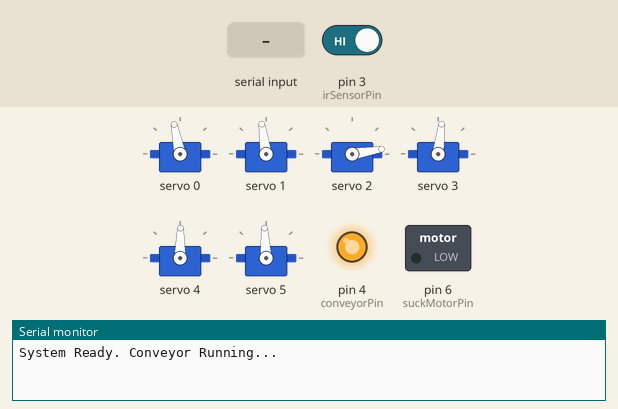
Simulated run of this sketch. Board: Arduino Uno, built with avr-gcc and run on an emulated ATmega328P. Shown: 6 × servo, switched loads named in the sketch (green lamp = pin HIGH), output pins drawn as LEDs (lit = HIGH), the last lines printed to the serial monitor. The inputs (shaded band) are chosen by the test bench; at power-on: pin 3 (irSensorPin) HIGH.

Above: at 1.2 s.
1.3 s: pin 3 (irSensorPin) driven LOW
At 1.9 s:
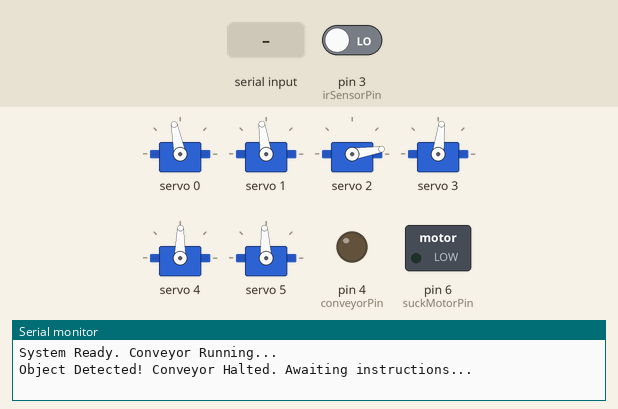
2.8 s: "<SUCK_ON>" received over the second serial link
At 3.7 s:
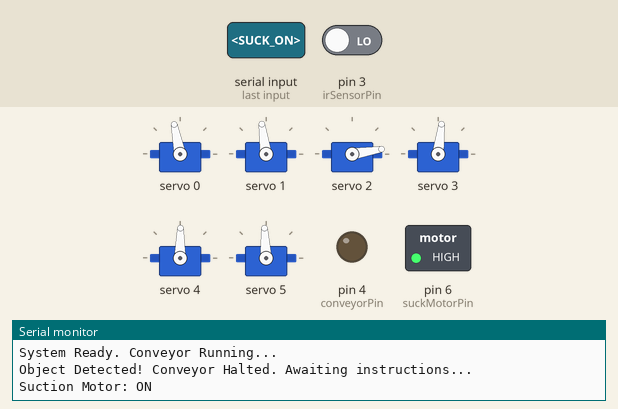
4.3 s: "<RESUME>" received over the second serial link
At 4.8 s:
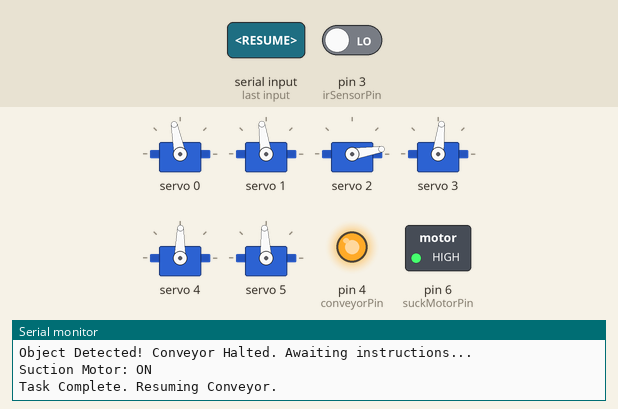
5.8 s: "<SUCK_OFF>" received over the second serial link
At 7.1 s:
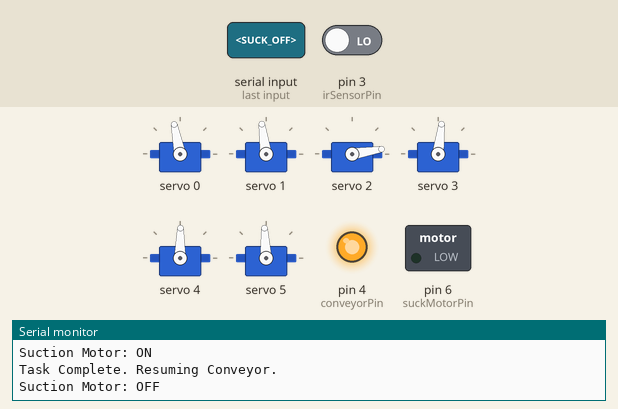
Timing chart, 0 to 8.3 s (numbered marks = the images above; inputs shaded):
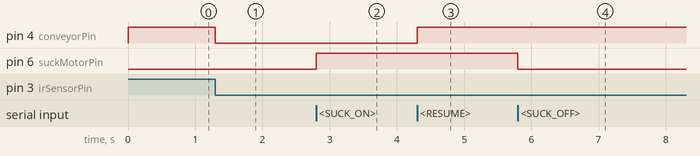

The sketch:

robotic_arm.ino
```cpp
#include <Wire.h>
#include <Adafruit_PWMServoDriver.h>
#include <SoftwareSerial.h>

Adafruit_PWMServoDriver pwm = Adafruit_PWMServoDriver();
SoftwareSerial Bluetooth(2, 7); // RX (Pin 2) to HC-05 TX, TX (Pin 7) to HC-05 RX

// --- HARDWARE PINS ---
const int irSensorPin = 3;    // IR Sensor OUT pin
const int conveyorPin = 4;     // Relay control for the conveyor belt
const int suckMotorPin = 6;    // Relay control for the suction motor
bool lastIrState = HIGH;       // Assumes IR sensor is Active LOW (triggers on LOW)

String inputString = "";
boolean stringComplete = false;

// --- SMOOTHING VARIABLES ---
int currentPWM[6] = {324, 319, 131, 287, 299, 307}; // Starts at Home
int targetPWM[6]  = {324, 319, 131, 287, 299, 307};

unsigned long lastMoveTime = 0;
// Speed up to 5ms because Cartesian paths generate many tiny micro-steps
const int stepDelay = 5;

void setup() {
  Serial.begin(9600);    // Standard Serial Monitor for debugging via USB
  Bluetooth.begin(9600); // Default baud rate for HC-05 module

  pinMode(irSensorPin, INPUT);
  pinMode(conveyorPin, OUTPUT);
  pinMode(suckMotorPin, OUTPUT);

  // Ensure suction is off at boot and auto-start the conveyor
  digitalWrite(suckMotorPin, LOW);
  digitalWrite(conveyorPin, HIGH);

  pwm.begin();
  pwm.setOscillatorFrequency(27000000);
  pwm.setPWMFreq(50);
  delay(10);

  // Lock arm to the starting home position
  for (int i = 0; i < 6; i++) {
    pwm.setPWM(i, 0, currentPWM[i]);
  }

  Serial.println("System Ready. Conveyor Running...");
}

void loop() {
  // ==========================================
  // 1. HARDWARE SENSOR LOGIC
  // ==========================================
  bool currentIrState = digitalRead(irSensorPin);

  // Object detected (transition from HIGH -> LOW)
  if (currentIrState == LOW && lastIrState == HIGH) {
    digitalWrite(conveyorPin, LOW); // Stop the conveyor immediately
    Bluetooth.println("OBJ_DETECTED"); // Send trigger flag to Python/MATLAB
    Serial.println("Object Detected! Conveyor Halted. Awaiting instructions...");
    delay(50); // Debounce to prevent multiple triggers
  }
  lastIrState = currentIrState;

  // ==========================================
  // 2. READ INCOMING BLUETOOTH DATA
  // ==========================================
  while (Bluetooth.available()) {
    char inChar = (char)Bluetooth.read();

    if (inChar == '<') {
      inputString = "";
    } else if (inChar == '>') {
      stringComplete = true;
    } else {
      inputString += inChar;
    }
  }

  // ==========================================
  // 3. PARSE NEW TARGET OR COMMAND
  // ==========================================
  if (stringComplete) {

    // Command A: Resume Conveyor
    if (inputString == "RESUME") {
      digitalWrite(conveyorPin, HIGH);
      Serial.println("Task Complete. Resuming Conveyor.");
    }
    // Command B: Turn Suction ON
    else if (inputString == "SUCK_ON") {
      digitalWrite(suckMotorPin, HIGH);
      Serial.println("Suction Motor: ON");
    }
    // Command C: Turn Suction OFF
    else if (inputString == "SUCK_OFF") {
      digitalWrite(suckMotorPin, LOW);
      Serial.println("Suction Motor: OFF");
    }
    // Command D: Parse the 6 PWM joint targets
    else {
      int tempPWM[6];
      int lastIndex = 0;
      int counter = 0;

      for (int i = 0; i < inputString.length(); i++) {
        if (inputString.substring(i, i+1) == ",") {
          tempPWM[counter] = inputString.substring(lastIndex, i).toInt();
          lastIndex = i + 1;
          counter++;
        }
      }

      if (counter == 5) {
          tempPWM[5] = inputString.substring(lastIndex).toInt();
          for(int j = 0; j < 6; j++){
              targetPWM[j] = tempPWM[j];
          }
      }
    }

    stringComplete = false;
    inputString = "";
  }

  // ==========================================
  // 4. SMOOTH MOVEMENT ENGINE
  // ==========================================
  if (millis() - lastMoveTime >= stepDelay) {
    lastMoveTime = millis();

    for (int i = 0; i < 6; i++) {
      if (currentPWM[i] != targetPWM[i]) {
        if (currentPWM[i] < targetPWM[i]) {
          currentPWM[i]++;
        } else {
          currentPWM[i]--;
        }
        pwm.setPWM(i, 0, currentPWM[i]);
      }
    }
  }
}
```

Measured:
- after the input at 1.3 s, pin 4 (conveyorPin): HIGH → LOW at once
- after the input at 2.8 s, pin 6 (suckMotorPin): LOW → HIGH at once
- after the input at 4.3 s, pin 4 (conveyorPin): LOW → HIGH at once
- after the input at 5.8 s, pin 6 (suckMotorPin): HIGH → LOW at once
